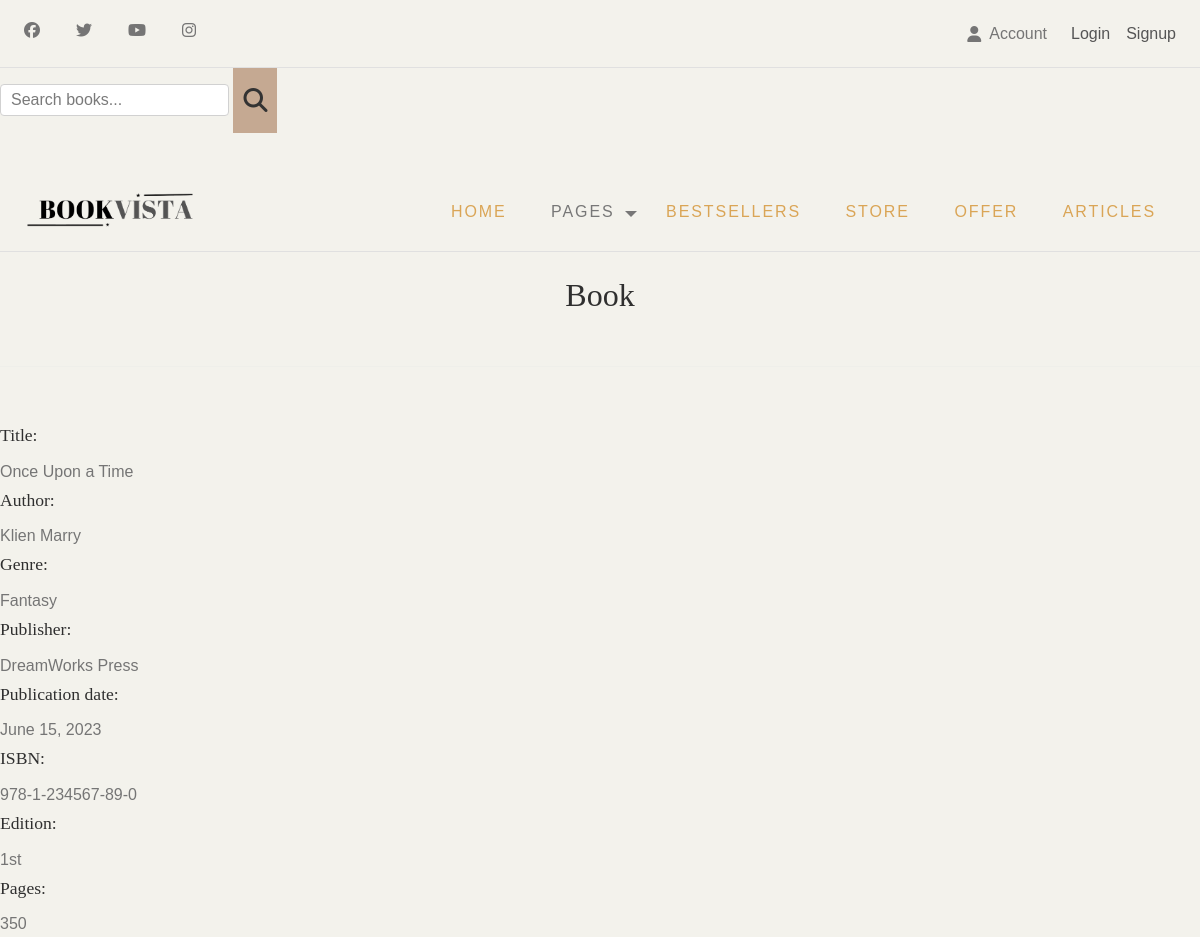
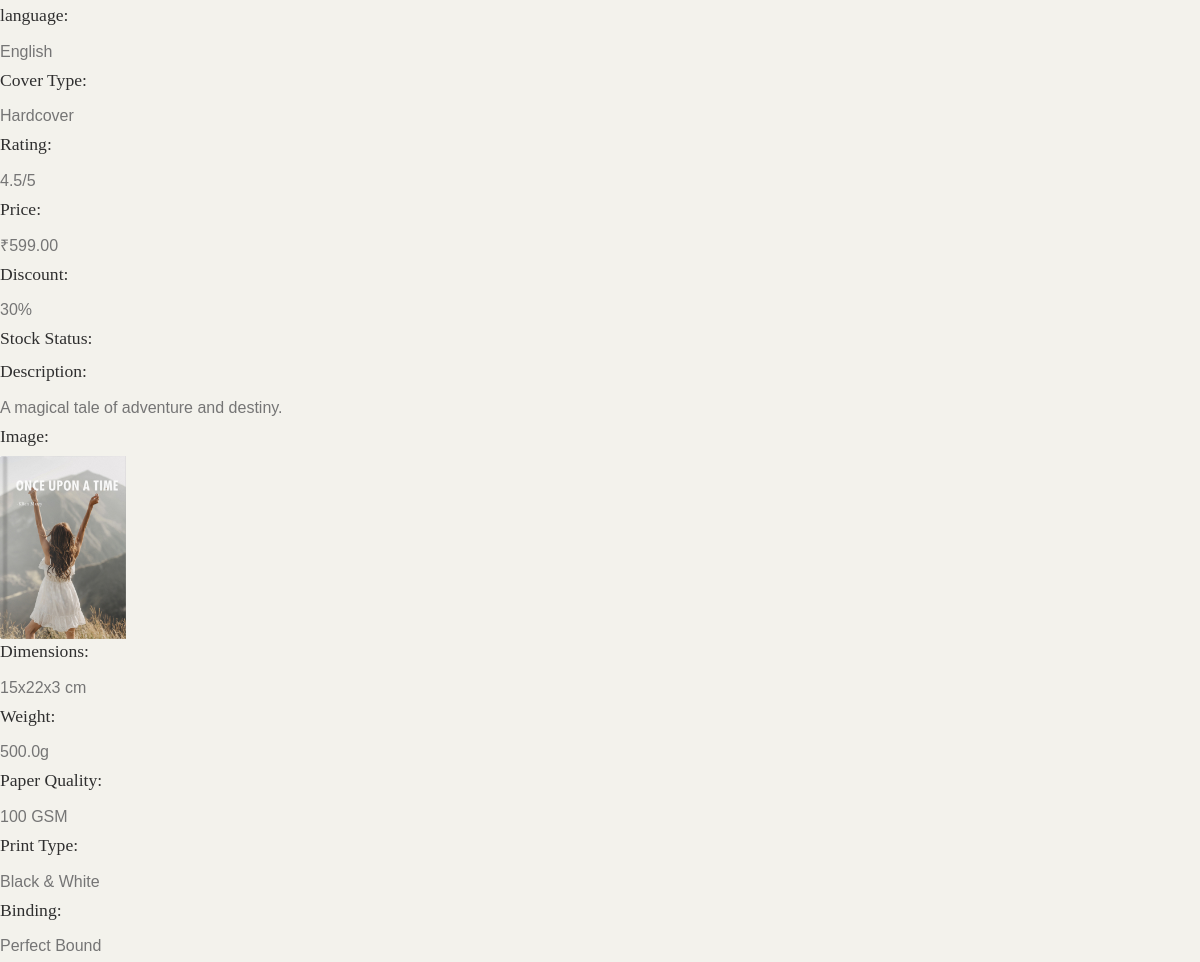
The page /booksingle/1/ on the database its author committed (2 pictures, top to bottom).
### fifthclass/fifthapp/models.py (models this page shows, shortened)
class BooksModel(models.Model):
    category=models.ForeignKey(CategoryModel,on_delete=models.CASCADE,null=True,blank=True,related_name='books')
    title = models.CharField(max_length=255, null=True, blank=True)
    author = models.CharField(max_length=255, null=True, blank=True)
    genre = models.CharField(max_length=100, null=True, blank=True)
    publisher = models.CharField(max_length=255, blank=True, null=True)
    publication_date = models.DateField( null=True, blank=True)
    isbn = models.CharField(max_length=50, null=True, blank=True)
    edition = models.CharField(max_length=100, blank=True, null=True)
    pages = models.IntegerField( null=True, blank=True)
    language = models.CharField(max_length=100, default="English", null=True, blank=True)
    cover_type = models.CharField(max_length=50, choices=[('Hardcover', 'Hardcover'), ('Paperback', 'Paperback'), ('eBook', 'eBook')])
    rating = models.FloatField(default=0.0, null=True, blank=True)
    price = models.DecimalField(max_digits=10, decimal_places=2, null=True, blank=True)
    discount = models.IntegerField( null=True, blank=True)
    description = models.TextField(null=True, blank=True)
    book_image = models.ImageField(upload_to='books', blank=True, null=True)
    dimensions = models.CharField(max_length=100, blank=True, null=True)
    weight = models.FloatField(blank=True, null=True)
    paper_quality = models.CharField(max_length=100, blank=True, null=True)
    print_type = models.CharField(max_length=100, choices=[('Black & White', 'Black & White'), ('Color', 'Color')], default='Black & White')
    binding = models.CharField(max_length=100, choices=[('Perfect Bound', 'Perfect Bound'), ('Spiral Bound', 'Spiral Bound')], default='Perfect Bound')
    best_seller = models.BooleanField(default=False)
    stock = models.PositiveIntegerField(default=0,null=True,blank=True)

### fifthclass/fifthapp/views.py (the view)
# urls.py: path('booksingle/<int:id>/', views.BooksSingleDisplay, name='booksingle'),
def BooksSingleDisplay(request,id):
    boo=BooksModel.objects.get(id=id)
    return render(request,'booksingle.html',{'boo':boo})

### fifthclass/fifthapp/views.py (called while the page is built)
def cart_and_wishlist_count(request):
    cart_count = CartModel.objects.filter(user=request.user).count() if request.user.is_authenticated else 0
    wishlist_count = WishlistModel.objects.filter(user=request.user).count() if request.user.is_authenticated else 0
    return {'cart_count': cart_count, 'wishlist_count': wishlist_count}

### templates/booksingle.html (shortened to what this page needs)
{% extends 'base.html'%}
{% load static %}
{% block content %}
<link href="{%static 'css/style.css'%}" rel="stylesheet">
<link href="{%static 'css/vendor.css'%}" rel="stylesheet">
<link href="{%static 'css/icomoon.css'%}" rel="stylesheet">
<link href="{%static 'css/normalize.css'%}" rel="stylesheet">
     <div class="p2">
        <center><h1>Book</h1></center>
      </div>
   <hr>
 <h4>Title:</h4>
{{boo.title}}
 <h4>Author:</h4>
{{boo.author}}
 <h4>Genre:</h4>
{{boo.genre}}
 <h4>Publisher:</h4>
{{boo.publisher}}
     <h4>Publication date:</h4>
{{boo.publication_date}}
     <h4>ISBN:</h4>
{{boo.isbn}}
     <h4>Edition:</h4>
{{boo.edition}}
     <h4>Pages:</h4>
{{boo.pages}}
     <h4>language:</h4>
{{boo.language}}
     <h4>Cover Type:</h4>
{{boo.cover_type}}
     <h4>Rating:</h4>
{{boo.rating}}/5
     <h4>Price:</h4>
₹{{boo.price}}
     <h4>Discount:</h4>
{{boo.discount}}%
     <h4>Stock Status:</h4>
     <h4>Description:</h4>
{{boo.description}}
<h4>Image:</h4>
<div  style="width: 12rem;">
  <img src="{{boo.book_image.url}}" style="width:126px" class="card-img-top" alt="...">
     <h4>Dimensions:</h4>
{{boo.dimensions}}
     <h4>Weight:</h4>
{{boo.weight}}g
     <h4>Paper Quality:</h4>
{{boo.paper_quality}}
     <h4>Print Type:</h4>
{{boo.print_type}}
     <h4>Binding:</h4>
{{boo.binding}}
{% endblock %}

### static/css/style.css (style rules this page uses)
:root { --header-height: 160px; --header-height-min: 80px; }
:root { --accent-color: #C5A992; --secondary-color: #C5A992; --dark-color: #2f2f2f; --light-color: #F3F2EC; --body-text-color: #757575; --light-text-color: #afafaf; --dark-text-color: #2f2f2f; }
:root { --body-font: "Raleway", sans-serif; --heading-font: "Prata", Georgia, serif; --secondary-font: "Playfair Display", Georgia, serif; }
:root, [data-bs-theme=light] { --heading-font: "Prata", Georgia, serif; --heading-font-weight: 400; --heading-color: var(--bs-dark); --heading-line-height: 1.1; --swiper-theme-color: var(--bs-primary); --custom-easing: cubic-bezier(.17, .67, .83, .67); --bs-body-font-family: "Raleway", arial, sans-serif; --bs-body-font-size: 0.9rem; --bs-body-font-weight: 400; --bs-body-line-height: 1.7; --bs-body-color: #333; --bs-body-color-rgb: 51, 51, 51; --bs-primary: #C5A992; --bs-primary-dark: #C5A992; --bs-secondary: #C5A992; --bs-black: #111; --bs-light: #F1F1F0; --bs-dark: #212529; --bs-gray: #949494; --bs-gray-dark: #51565b; --bs-primary-rgb: 169, 128, 115; --bs-secondary-rgb: 253, 238, 233; --bs-black-rgb: 17, 17, 17; --bs-light-rgb: 241, 241, 240; --bs-dark-rgb: 33, 37, 41; --bs-link-color: var(--bs-dark); --bs-link-color-rgb: 17, 17, 17; --bs-link-decoration: underline; --bs-link-hover-color: var(--bs-primary); --bs-link-hover-color-rgb: 169, 128, 115; }
h1, h2, h3, h4, h5, h6 { color: var(--heading-color); }
*, *::before, *::after { -webkit-box-sizing: border-box; -moz-box-sizing: border-box; box-sizing: border-box; }
html { box-sizing: border-box; }
body { font-family: var(--body-font); font-size: 16px; line-height: 2; color: var(--body-text-color); background-color: var(--light-color); }
img { display: inline-block; border: 0; max-width: 100%; height: auto; vertical-align: middle; }
h1, .h1, h2, .h2, h3, .h3, h4, .h4, h5, .h5, h6, .h6 { font-family: var(--heading-font); line-height: 1.2; color: var(--dark-color); }
h1, h2, h3 { margin: 25px 0; text-transform: capitalize; }
h1, .h1 { font-size: 2.5em; line-height: 1.4; }
h4, .h4 { font-size: 1.1em; line-height: 1.4; }
::placeholder { color: #999; }
hr { margin-top: 3rem; margin-bottom: 3.5rem; border-width: 0; border-top: 1px solid #E1E1E1; }

### rows shown on the page
BooksModel: title "Once Upon a Time", author "Klien Marry", genre "Fantasy", publisher "DreamWorks Press", publication_date "June 15, 2023", isbn "978-1-234567-89-0", edition "1st", pages "350", language "English", cover_type "Hardcover", rating "4.5", price "599.00", discount "30", description "A magical tale of adventure and destiny.", book_image (picture), dimensions "15x22x3 cm", weight "500.0", paper_quality "100 GSM", print_type "Black & White", binding "Perfect Bound"
